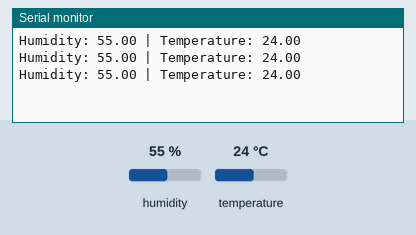
This sketch was run on a simulated Arduino Uno, built with avr-gcc and run on an emulated ATmega328P. Shown: the last lines printed to the serial monitor. Inputs (shaded band) come from the test bench; at power-on: humidity 55 %, temperature 24 °C.

Above: at 2.8 s.
2.9 s: humidity set to 22 %
At 4.8 s:
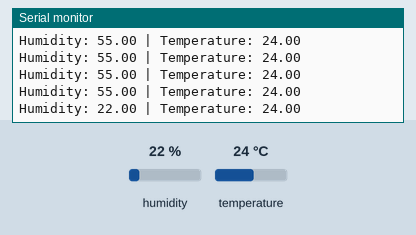
5.6 s: temperature set to 12 °C
At 6.8 s:
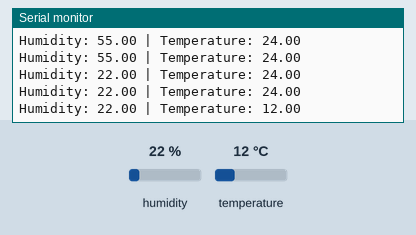
8.3 s: humidity set to 40 %
At 9.7 s:
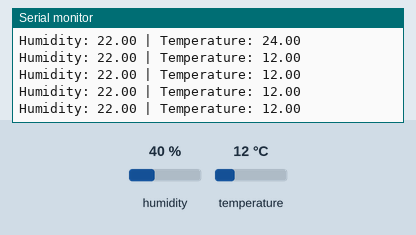
Timing chart, 0 to 11.3 s (numbered marks = the images above; inputs shaded):
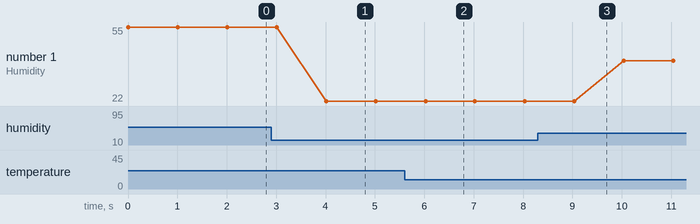

Measured:
- after the input at 2.9 s, the serial monitor: prints a new line after 1.1 s (image 1)
- after the input at 5.6 s, the serial monitor: prints a new line after 0.43 s (image 2)
- plotted number 1: 55 → 22 after the input at 2.9 s, 22 → 40 after the input at 8.3 s

The sketch:

DHT22_Sensor.ino
```cpp
#include "DHT.h"
#define DHT22_PIN 5
DHT dht22(DHT22_PIN, DHT22);

void setup() {
  // put your setup code here, to run once:
  Serial.begin(9600);
  dht22.begin();
}

void loop() {
  // put your main code here, to run repeatedly:
  float humidity = dht22.readHumidity();
  float tempC = dht22.readTemperature();

  if (isnan(humidity) || isnan(tempC)) {
    Serial.println("Failed to read from DHT22 sensor!");
  } else {
    Serial.println("Humidity: " + String(humidity) + " | " + "Temperature: " + String(tempC));
  }
  delay(1000);
}
```
